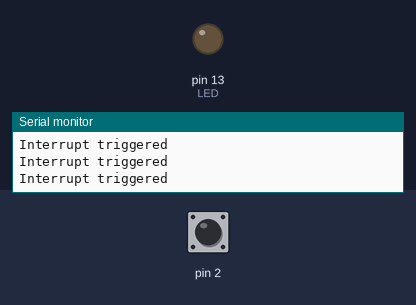
A sketch run on a simulated Arduino Uno, built with avr-gcc and run on an emulated ATmega328P. On the bench: output pins drawn as LEDs (lit = HIGH), the last lines printed to the serial monitor. Dashed ring = blinking. The inputs (shaded band) are chosen by the test bench; at power-on: pin 2 HIGH. Sleep ends after the set time or at an interrupt.

Above: at 1.2 s.
1.3 s: pin 2 pulled LOW for 0.15 s
At 1.51 s:
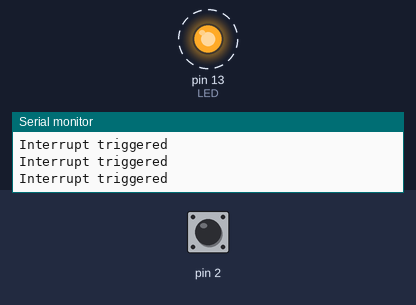
Timing chart, 0 to 4.3 s (numbered marks = the images above; inputs shaded):
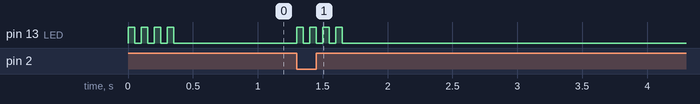

Measured:
- after the input at 1.3 s, pin 13 (LED): alternates HIGH for 0.05 s and LOW for 0.05 s, 8 changes in all, then stays LOW, starting at once
- by itself, pin 13 (LED): alternates HIGH for 0.05 s and LOW for 0.05 s, 8 changes in all, then stays LOW

The sketch:

wake_from_sleep_pin.ino
```cpp
#include <avr/sleep.h>

const byte LED = 13;

void wake ()
{
  // cancel sleep as a precaution
  sleep_disable();
  // precautionary while we do other stuff
  detachInterrupt (0);
}  // end of wake

void setup ()
  {
  digitalWrite (2, HIGH);  // enable pull-up
  Serial.begin(9600);
  Serial.println("setup done");
  }  // end of setup

void loop ()
{

  pinMode (LED, OUTPUT);
  for(int i=0;i<4;i++) {
    Serial.println("Interrupt triggered");
    digitalWrite (LED, HIGH);
    delay (50);
    digitalWrite (LED, LOW);
    delay (50);
  }
  pinMode (LED, INPUT);

  // disable ADC
  ADCSRA = 0;

  set_sleep_mode (SLEEP_MODE_PWR_DOWN);
  sleep_enable();

  // Do not interrupt before we go to sleep, or the
  // ISR will detach interrupts and we won't wake.
  noInterrupts ();

  // will be called when pin D2 goes low
  attachInterrupt (0, wake, FALLING);
  EIFR = bit (INTF0);  // clear flag for interrupt 0

  // turn off brown-out enable in software
  // BODS must be set to one and BODSE must be set to zero within four clock cycles
  MCUCR = bit (BODS) | bit (BODSE);
  // The BODS bit is automatically cleared after three clock cycles
  MCUCR = bit (BODS);

  // We are guaranteed that the sleep_cpu call will be done
  // as the processor executes the next instruction after
  // interrupts are turned on.
  interrupts ();  // one cycle
  sleep_cpu ();   // one cycle

  } // end of loop
```
